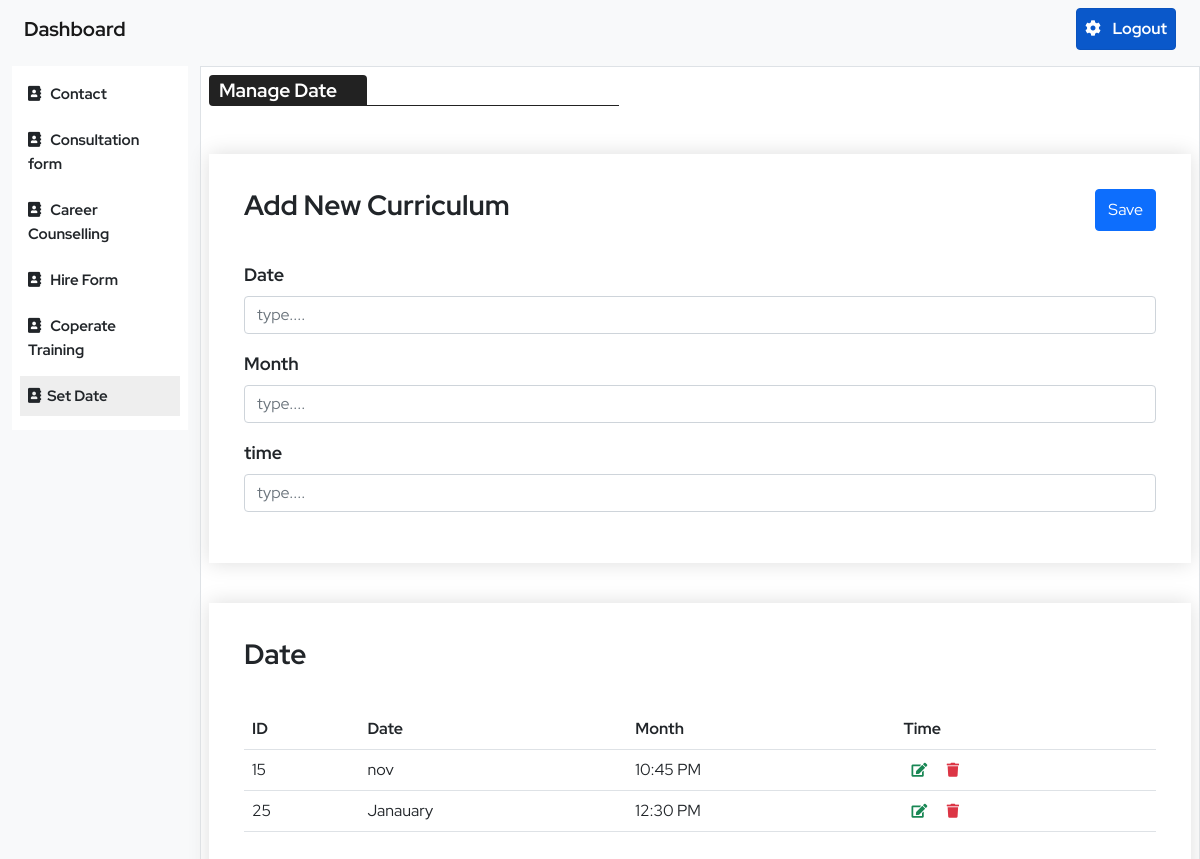
The app's page /dashboard/date.php (signed in) with its own data.
### tables this page shows
CREATE TABLE `date_table` (
  `id` int(11) NOT NULL,
  `date` text NOT NULL,
  `month` text NOT NULL,
  `time` text NOT NULL
);

### dashboard/date.php (the view, shortened to what this page needs)
<?php
include 'inc/header.php'
?>
<div class="col-10 main-section bg-white border p-2">
   <h5 class="css">Manage Date </h5>
   <div class="dn-form-container">
      <div class="d-flex justify-content-between top">
         <h3>Add New Curriculum</h3>
         <?php
         if (isset($_GET['id'])) { ?>
            <button type="submit" form="class-form" class="btn btn-primary" name="edit">Update</button>
         <?php } else { ?>
            <button type="submit" form="class-form" name="save" class="btn btn-primary">Save</button>
         <?php } ?>
      </div>
      <?php
      $date = '';
      $month = '';
      $time = '';
      ?>
      <form action="<?php $_SERVER['PHP_SELF']; ?>
      <?php isset($_GET['id']) ? '?id=' . $_GET['id'] : ''; ?>" method="POST" id="class-form" enctype="multipart/form-data">
         <div class="mb-3">
            <label for="date" class="form-label">Date</label>
            <input type="text" name="date" value="<?php echo $date; ?>" required class="form-control" id="date" placeholder="type....">
         </div>
         <div class="mb-3">
            <label for="month" class="form-label">Month</label>
            <input type="text" name="month" value="<?php echo $month; ?>" required class="form-control" id="month" placeholder="type....">
         </div>
         <div class="mb-3">
            <label for="time" class="form-label">time</label>
            <input type="text" name="time" value="<?php echo $time; ?>" required class="form-control" id="time" placeholder="type....">
         </div>
      </form>
   </div>
   <div class="dn-form-container">
      <div class="d-flex justify-content-between top">
         <h3>Date</h3>
      </div>
            <table class="table">
                 <tr>
                    <th>ID</th>
                    <th>Date</th>
                    <th>Month</th>
                    <th>Time</th>
                 </tr>
                  <?php
         $data = mysqli_query($conn, "select * from date_table ");
         while ($item = mysqli_fetch_array($data)) {
            ?>
            <tr>
               <td><?php echo $item['date']; ?></td>
               <td><?php echo $item['month']; ?></td>
               <td><?php echo $item['time']; ?></td>
               <td>
                  <a href="<?php $_SERVER['PHP_SELF']; ?>?id=<?php echo $item['id']; ?>" class="btn-sm text-success"><i class="fas fa-edit"></i></a>
                  <a href="<?php $_SERVER['PHP_SELF']; ?>?delete=<?php echo $item['id']; ?>" class="btn-sm text-danger"><i class="fas fa-trash"></i></a>
               </td>
            </tr>
         <?php }
         ?>
            </table>
   </div>
   <?php include 'inc/footer.php' ?>

### dashboard/style.css (style rules this page uses)
* { margin: 0; padding: 0; -webkit-box-sizing: border-box; box-sizing: border-box; font-family: 'Red Hat Display', sans-serif; }
h1, h2, h3, h4, h5, h6 { font-weight: bold; }
h5.css { color: white; background-color: #222; display: inline-block; font-size: 1.2rem; padding: 4px 30px 4px 10px; border-radius: 4px; border-bottom-right-radius: 0; position: relative; }
h5.css::before { content: ''; width: 400px; height: 1px; background-color: #222; position: absolute; top: calc(100% - 1px); left: 10px; }
a { text-decoration: none; color: inherit; }
.dn-form-container { margin-top: 40px; padding: 35px; -webkit-box-shadow: 0 0 20px #ddd; box-shadow: 0 0 20px #ddd; }
.dn-form-container .top { margin-bottom: 30px; }
.form-label { font-weight: bold; font-size: 18px; }

### records on screen
date_table: date "15", month "nov", time "10:45 PM"
date_table: date "25", month "Janauary", time "12:30 PM"
